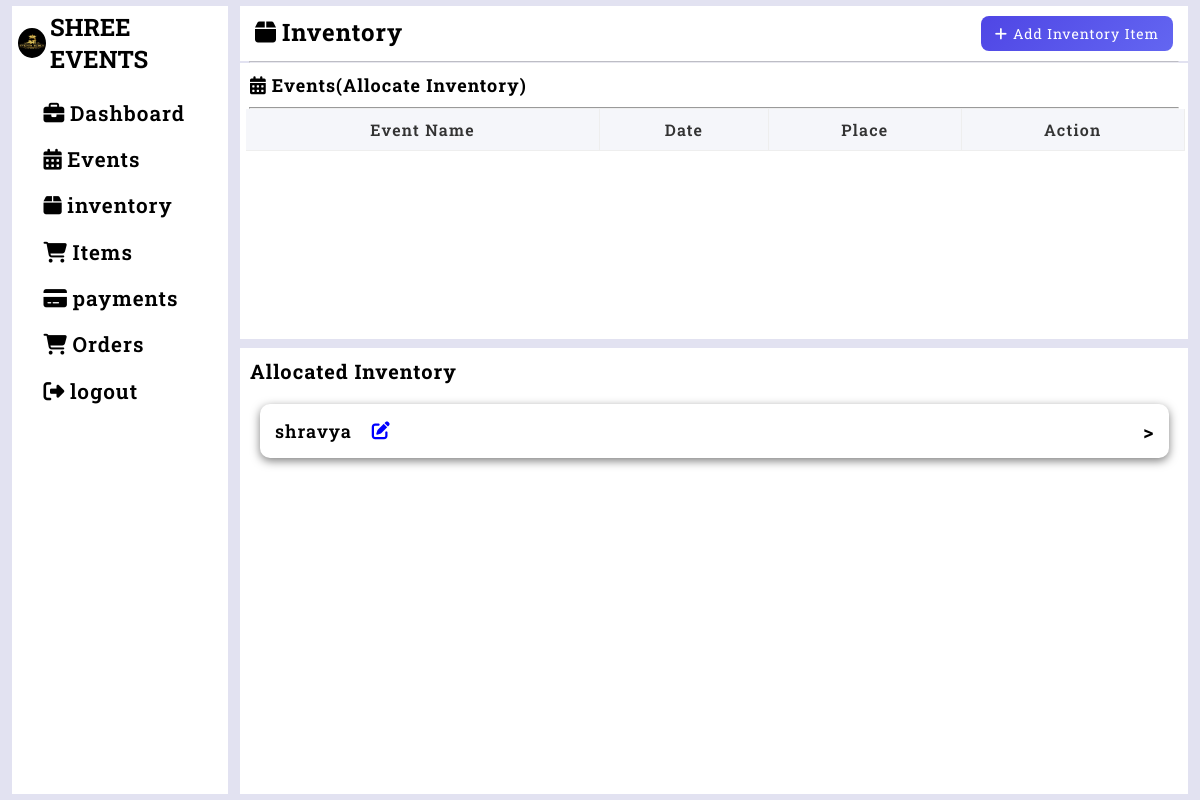
/inventory (signed in), run on an earlier commit of the app's database.
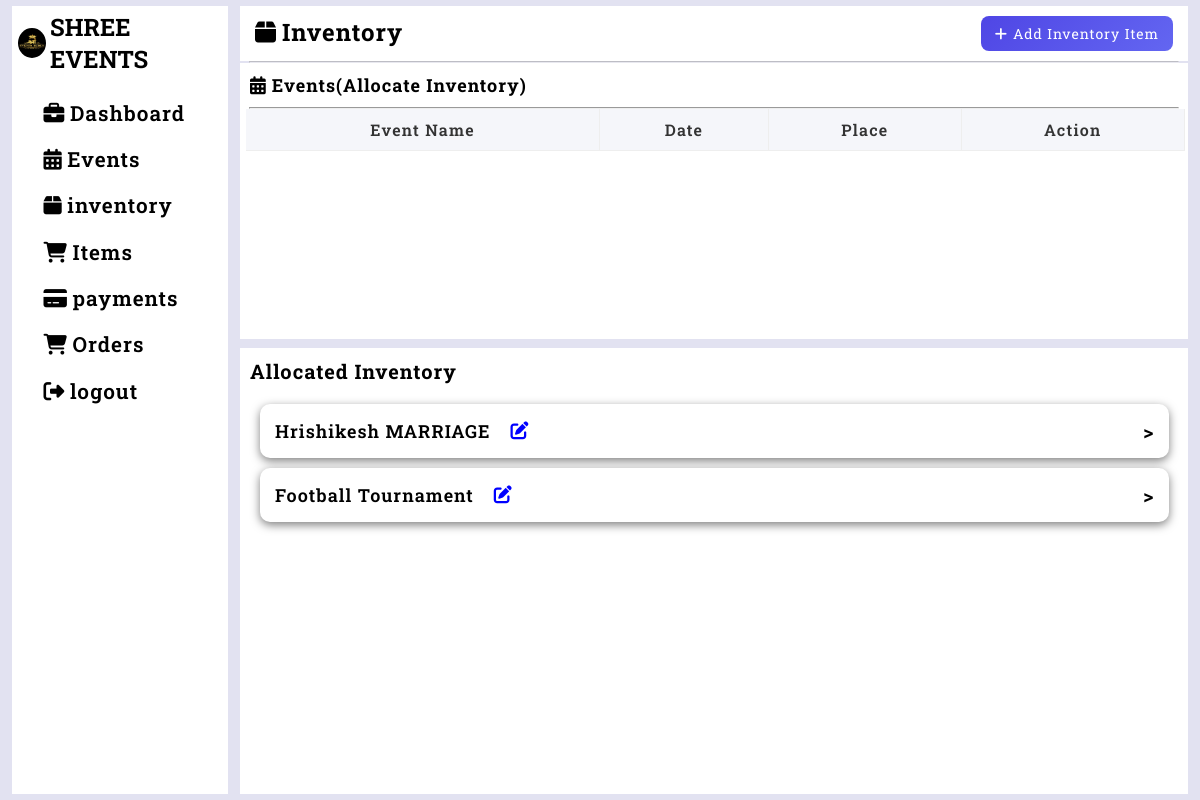
And on a later commit of the database.
### tables this page shows
CREATE TABLE events(event_id INTEGER PRIMARY KEY AUTOINCREMENT,
                event_name TEXT NOT NULL,
                event_date DATETIME NOT NULL,
                event_time DATETIME NOT NULL,
                place TEXT NOT NULL,
                cust TEXT NOT NULL,
                status TEXT DEFAULT 'pending',
                event_status TEXT DEFAULT 'upcoming',
                phone_number INTEGER NOT NULL

                );

### inventory.py (the view)
@inventory_app.route('/inventory',methods=['GET','POST'])
def inventory_fn():
    if 'user' in session:
        event_id=request.form.get('event_id') or request.args.get('event_id')
        inven_data = get_inventory()
        show_popup=False
        if request.method == "POST":
            if "allocate_inventory" in request.form:
                event_name = request.form['itemname']
                quantity = request.form['quantity']
                price = request.form['price']
                add_inventory(event_name, quantity, price)
                return redirect('/inventory')
            elif "sava_alloc" in request.form:
                event_id=request.form.get('event_id')
                items=get_inventory()
                for item in items:
                    item_id=item[0]
                    stock=item[2]
                    item_name=item[1]
                    price_per=item[3]
                    qty=request.form.get(f'qty_{item_id}')
                    if qty and int(qty)>=0:
                        update_allocation(event_id,item_id,int(qty),item_name,price_per)
                update_status(event_id) #change status to allocated
                inven_data=get_inventory()
                show_popup=False
                return redirect('/inventory')
            elif "search_btn" in request.form:
                search=request.form.get('search')
                inven_data=search_inventory(search)
                show_popup=True
            elif "clear_btn" in request.form:
                inven_data=get_inventory()
                show_popup=True
            elif "delete_btn" in request.form:
                event_id = request.form.get('event_id')
                item_id = request.form.get('item_id')
                items = get_inventory()
                for item in items:
                    if str(item[0]) == str(item_id):
                        item_name = item[1]
                        price = item[3]
                        update_allocation(event_id, item_id, 0, item_name, price)
                return redirect('/inventory')
            else:
                inven_data=get_inventory()
                show_popup=False
        else:
            inven_data=get_inventory()
            show_popup=False
        existing_alloc={}
        if event_id:
            show_popup=True
            rows=allocated_inventory_list()
            for row in rows:
                if str(row[0])==str(event_id):
                    existing_alloc[row[6]]=row[4]
        events=events_list_in()
        allocated_list=allocated_inventory_list()
        allocated_events_list=allocated_events()
        total_data=total_mount_calculations()
        return render_template("inventory.html",existing_alloc=existing_alloc,events=events,inven_data=inven_data,show_popup=show_popup,event_id=event_id,allocated_events_list=allocated_events_list,allocated_list=allocated_list,total_data=total_data)
    else:
        return redirect(url_for('home'))

### database.py (called while the page is built)
def get_connection():
    con=sqlite3.connect("database.db",timeout=30,check_same_thread=False) #connect to database and create a cursor to run commands
    return con

def events_list_in():
    con=get_connection()
    cursor=con.cursor()
    cursor.execute("SELECT event_id,event_name,event_date,event_time,place,cust,phone_number FROM events WHERE status='pending'")
    events_li=cursor.fetchall()
    con.commit()
    con.close()
    return events_li

def get_inventory():
    con=get_connection()
    cursor=con.cursor()
    cursor.execute("SELECT item_id,item_name,item_quantity,item_price FROM inventory")
    inven_data=cursor.fetchall()
    con.commit()
    con.close()
    return inven_data

def allocated_events():
    con=get_connection()
    cursor=con.cursor()
    cursor.execute("SELECT * FROM events WHERE status='allocated' AND event_date>DATE('now') ORDER BY event_id DESC")
    pen_data=cursor.fetchall()
    con.commit()
    con.close()
    return pen_data

### templates/inventory.html (shortened to what this page needs)
{% extends "base.html" %} {% block title %}INVENTORY{% endblock %}
{% block content %}
<div class="main-inventory-box">
  <div class="inventory-header">
    <h2><i class="fa-solid fa-box"></i>Inventory</h2>
    <button type="button" id="openPopup">
      <i class="fa-solid fa-plus"></i>Add Inventory Item
    </button>
  </div>
  <hr style="opacity: 0.5" />
  <div class="inventory-events-list">
    <div class="in-child-header">
      <h2>
        <i class="fa-solid fa-calendar-days"></i>Events(Allocate Inventory)
      </h2>
    </div>
    <hr />
    <form method="post">
      <div class="inventory-table-container">
        <table>
          <thead>
            <tr>
              <td>Event Name</td>
              <td>Date</td>
              <td>Place</td>
              <td>Action</td>
            </tr>
          </thead>
        </table>
      </div>
    </form>
  </div>
  <div class="allocated-inventory-container">
    <h2>Allocated Inventory</h2>
    <div class="events-cont">
    {% for events in allocated_events_list %}
    <div class="event">
      <form method="post">
        <div class="event-header">
          <p>{{events[1]}}</p>
          <button type="button" class="edit-btn" data-event="{{events[0]}}"><i
              class="fa-solid fa-pen-to-square"></i></button>
          <span class="side">></span>
        </div>
      </form>
    </div>
    {% endfor %}
    </div>
  </div>
  {% endblock %}

What changed in the data, as far as the page shows it:
removed events: event_name "shravya"
added events: event_name "Hrishikesh MARRIAGE"
added events: event_name "Football Tournament"
